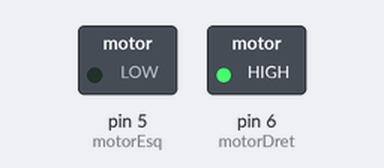
Recording of a sketch running on a simulated Arduino Uno, built with avr-gcc and run on an emulated ATmega328P. On the bench: switched loads named in the sketch (green lamp = pin HIGH). Dashed ring = blinking.

Above: at 0.2 s.
Timing chart, 0 to 3.0 s (numbered marks = the images above):
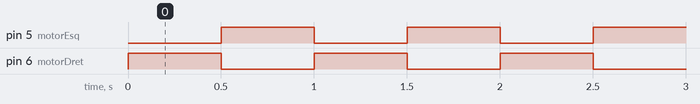

The sketch:

2_Control_basic_motors.ino
```cpp
/*************************************************************************
**                                                                      **
**                          Roboraster                                  **
**                     Control bàsic motors                             **
** Erik Lopez                                                           **
*************************************************************************/

//********** Includes ****************************************************

//********** Variables ***************************************************
const int motorDret = 6;
const int motorEsq = 5;
const int sensorDret = A4;
const int sensorEsq = A5;
int estatDret = 0;
int estatEsq = 0;

//********** Setup *******************************************************
void setup()
{
  Serial.begin(9600);

  pinMode(motorDret, OUTPUT);
  pinMode(motorEsq, OUTPUT);
  digitalWrite(motorDret, LOW);
  digitalWrite(motorEsq, LOW);
  pinMode(sensorDret, INPUT);
  pinMode(sensorEsq, INPUT);
}

//********** Loop ********************************************************
void loop()
{
  digitalWrite(motorDret, HIGH);
  digitalWrite(motorEsq, LOW);
  delay(500);
  digitalWrite(motorDret, LOW);
  digitalWrite(motorEsq, HIGH);
  delay(500);
}

//********** Funcions ****************************************************
```

Measured:
- by itself, pin 5 (motorEsq), pin 6 (motorDret): alternates HIGH for 0.50 s and LOW for 0.50 s
